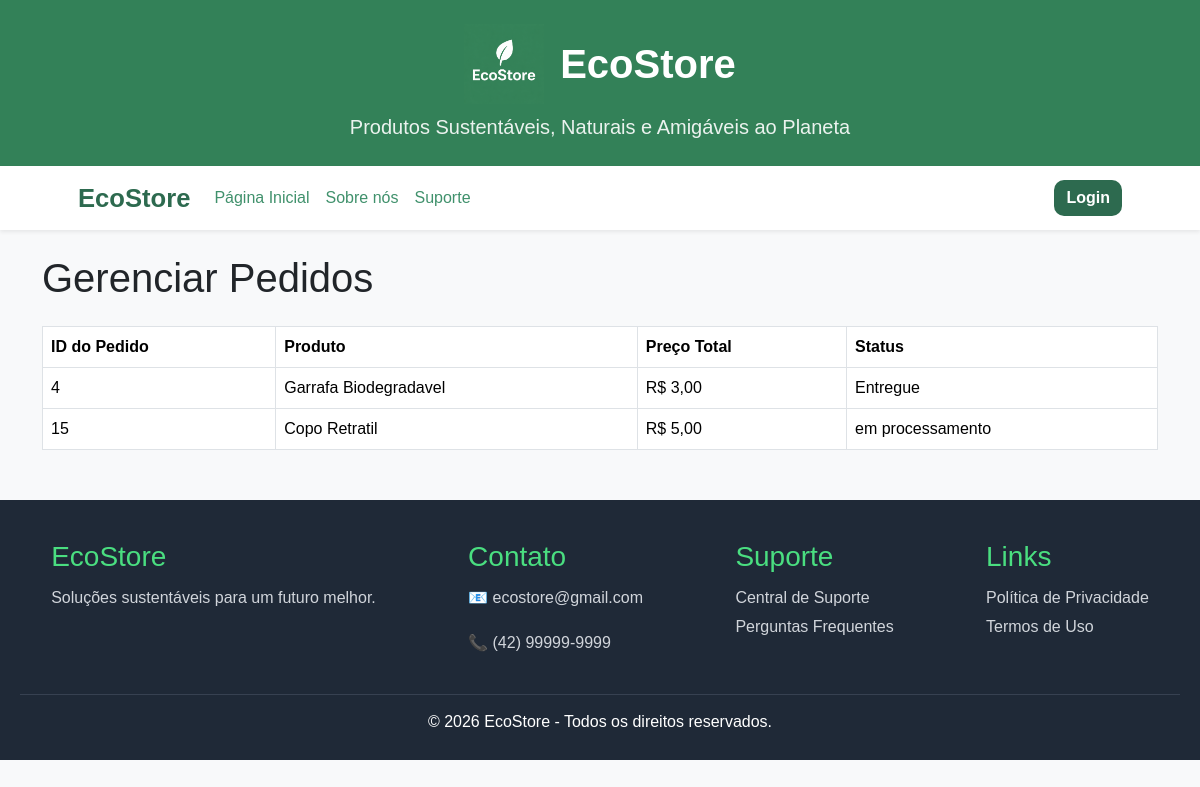
The app's page /gerenciarPedidos.php with its own data.
### tables this page shows
CREATE TABLE `pedidos` (
  `idPedido` int(11) NOT NULL,
  `idProduto` int(11) NOT NULL,
  `idUsuario` int(11) NOT NULL,
  `preco` decimal(10,2) NOT NULL,
  `data` date NOT NULL,
  `statusPedido` varchar(50) NOT NULL
);

CREATE TABLE `produtos` (
  `idProduto` int(11) NOT NULL,
  `fotoProduto` varchar(255) NOT NULL,
  `descricaoProduto` varchar(255) NOT NULL,
  `nomeProduto` varchar(255) NOT NULL,
  `precoProduto` decimal(10,2) NOT NULL,
  `dataProduto` date NOT NULL,
  `horaProduto` time NOT NULL,
  `statusProduto` varchar(100) NOT NULL,
  `Usuarios_idUsuario` int(11) NOT NULL
);

### gerenciarPedidos.php (the view, shortened to what this page needs)
<?php include 'header.php';
      include 'conexaoBD.php';
?>
        <div class="container mt-4">
            <h1 class="mb-4">Gerenciar Pedidos</h1>
            <table class="table table-bordered">
                <thead>
                    <tr>
                        <th>ID do Pedido</th>
                        <th>Produto</th>
                        <th>Preço Total</th>
                        <th>Status</th>
                    </tr>
                </thead>
                <tbody>
                    <?php
                        $buscarPedidos = "SELECT pedidos.*, produtos.nomeProduto
                                          FROM pedidos, produtos
                                          WHERE pedidos.idProduto = produtos.idProduto";
                        $resPedidos = mysqli_query($conn, $buscarPedidos);
                        if(mysqli_num_rows($resPedidos) > 0){
                            while($pedido = mysqli_fetch_assoc($resPedidos)){
                                echo "<tr>";
                                echo "<td>{$pedido['idPedido']}</td>";
                                echo "<td>{$pedido['nomeProduto']}</td>";
                                echo "<td>R$ " . number_format($pedido['preco'], 2, ',', '.') . "</td>";
                                echo "<td>{$pedido['statusPedido']}</td>";
                                echo "</tr>";
                            }
                        }
                        else{
                            echo "<tr><td colspan='5' class='text-center'>Nenhum pedido encontrado.</td></tr>";
                        }
                    ?>
                </tbody>
            </table>
        </div>
<?php include 'footer.php'; ?>

### css/style.css (style rules this page uses)
body { font-family: 'Poppins', Arial, sans-serif; background-color: #f5f7f2; margin: 0; padding: 0; }
body { background-color: #f8f9fa; }

### records on screen
pedidos: idPedido "4", idProduto.nomeProduto "Garrafa Biodegradavel", preco "3,00", statusPedido "Entregue"
pedidos: idPedido "15", idProduto.nomeProduto "Copo Retratil", preco "5,00", statusPedido "em processamento"
